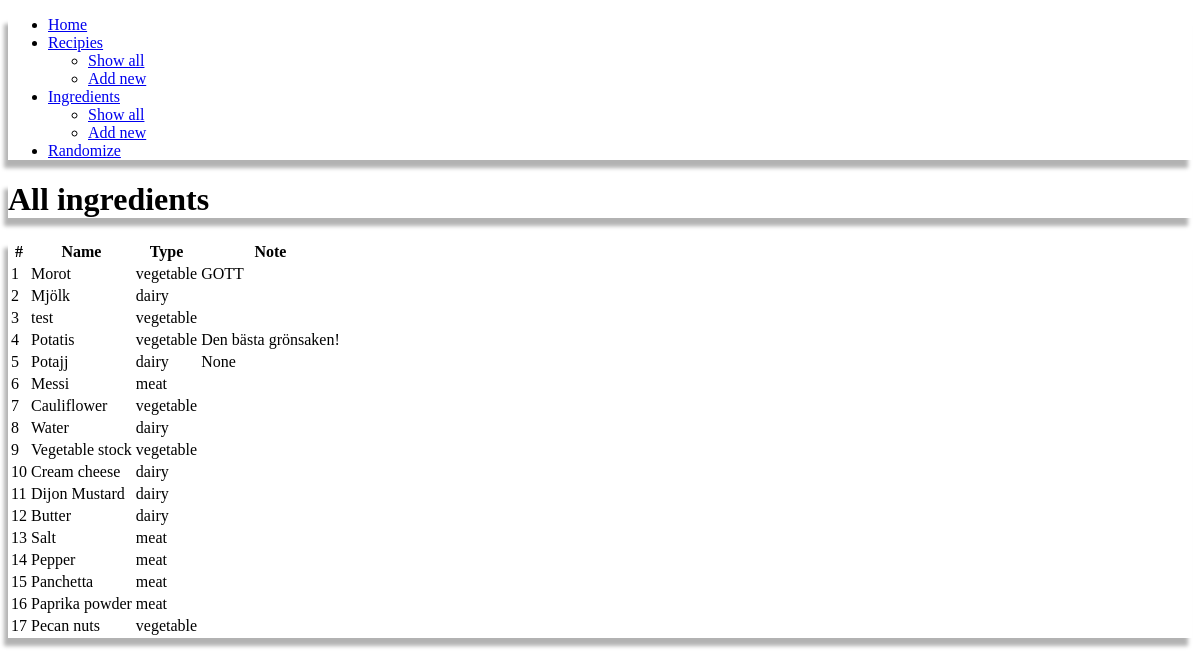
/ingredients/list, run on an earlier commit of the app's database.
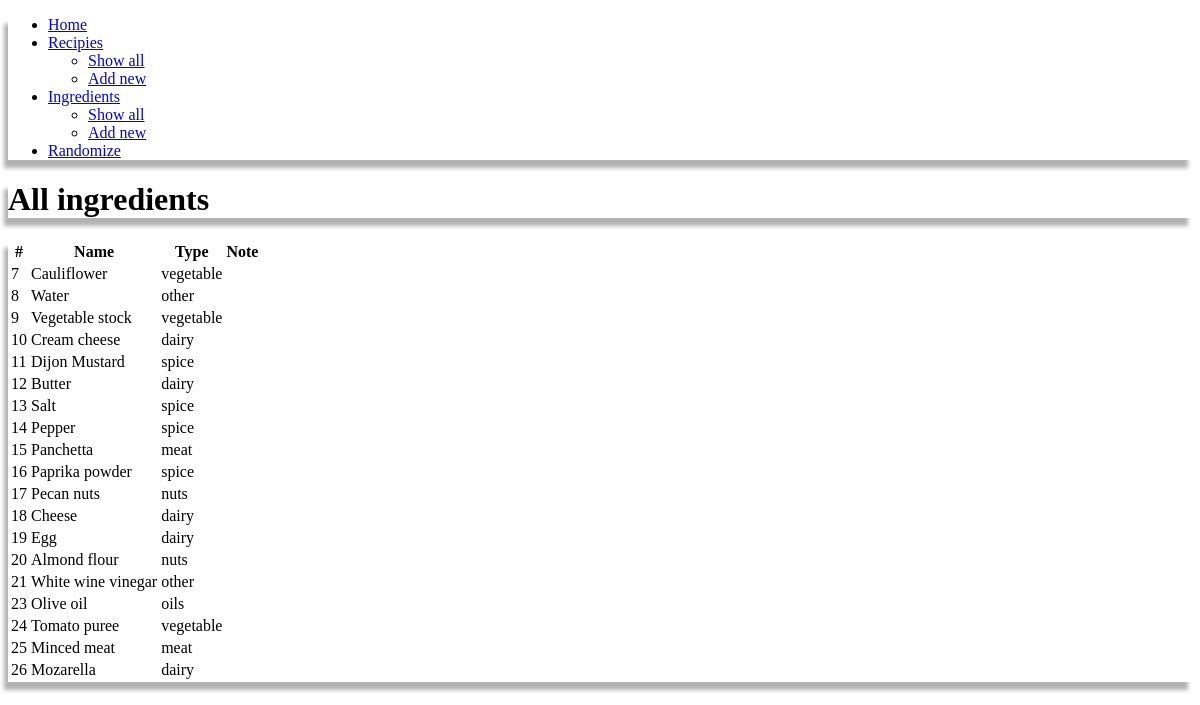
And on a later commit of the database.
### tables this page shows
CREATE TABLE "ingredient" (
	"id"	INTEGER,
	"name"	VARCHAR(255),
	"type"	VARCHAR(255),
	"note"	TEXT,
	PRIMARY KEY("id" AUTOINCREMENT)
);

### app.py (the view)
@app.route('/ingredients/list')
def list_ingredients():
    return render_template(
        "list_ingredients.html",
        ingredients=db.get_ingredients_from_db()
    )

### database.py (called while the page is built)
def get_ingredients_from_db():
    ingredients_list = select(table="ingredient")
    labels = ["id", "name", "type", "note"]
    ingredients = [
        dict(zip(labels, data))
        for data
        in ingredients_list
    ]
    return ingredients

### templates/list_ingredients.html (shortened to what this page needs)
{% extends "base_layout.html" %}
{% block heading %}
<h1 class="text-center">All ingredients</h1>
{% endblock %}
{% block main %}
<div class="row">
    <div class="cell">
        <table class="table striped row-hover" data-role="table">
            <thead>
                <tr>
                    <th>#</th>
                    <th>Name</th>
                    <th>Type</th>
                    <th>Note</th>
                </tr>
            </thead>
            <tbody>
                {% for ingredient in ingredients %}
                <tr>
                    <td>{{ ingredient["id"] }}</td>
                    <td>{{ ingredient["name"] }}</td>
                    <td>{{ ingredient["type"] }}</td>
                    <td>{{ ingredient["note"] }}</td>
                </tr>
                {% endfor %}
            </tbody>
        </table>
    </div>
</div>
{% endblock %}

What changed in the data, as far as the page shows it:
removed ingredient: id "1", name "Morot", type "vegetable", note "GOTT"
removed ingredient: id "2", name "Mjölk", type "dairy"
removed ingredient: id "3", name "test", type "vegetable"
removed ingredient: id "4", name "Potatis", type "vegetable", note "Den bästa grönsaken!"
removed ingredient: id "5", name "Potajj", type "dairy", note "None"
removed ingredient: id "6", name "Messi", type "meat"
changed ingredient "Water": type "dairy" → "other"
changed ingredient "Dijon Mustard": type "dairy" → "spice"
changed ingredient "Salt": type "meat" → "spice"
changed ingredient "Pepper": type "meat" → "spice"
changed ingredient "Paprika powder": type "meat" → "spice"
changed ingredient "Pecan nuts": type "vegetable" → "nuts"
added ingredient: id "18", name "Cheese", type "dairy"
added ingredient: id "19", name "Egg", type "dairy"
added ingredient: id "20", name "Almond flour", type "nuts"
added ingredient: id "21", name "White wine vinegar", type "other"
added ingredient: id "23", name "Olive oil", type "oils"
added ingredient: id "24", name "Tomato puree", type "vegetable"
added ingredient: id "25", name "Minced meat", type "meat"
added ingredient: id "26", name "Mozarella", type "dairy"
